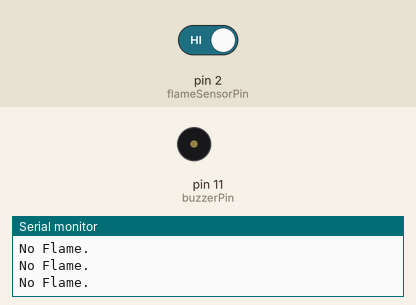
Recording of a sketch running on a simulated Arduino Uno, built with avr-gcc and run on an emulated ATmega328P. On the bench: buzzer (waves = sounding, pin HIGH), the last lines printed to the serial monitor. Inputs (shaded band) come from the test bench; at power-on: pin 2 (flameSensorPin) HIGH.

Above: at 2.8 s.
2.9 s: pin 2 (flameSensorPin) driven LOW
At 4.0 s:
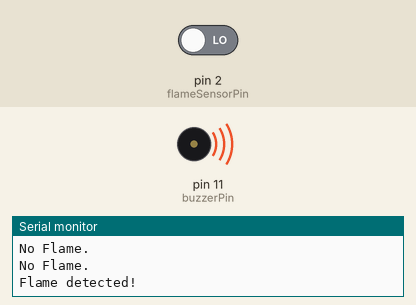
4.5 s: pin 2 (flameSensorPin) driven HIGH
At 5.6 s:
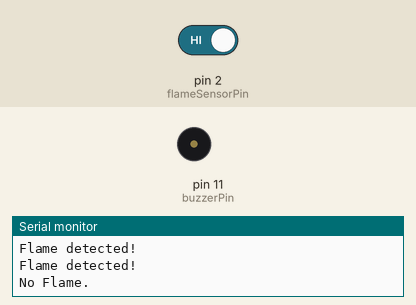
Timing chart, 0 to 7.5 s (numbered marks = the images above; inputs shaded):
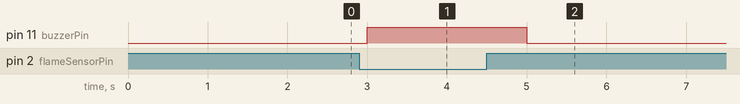

The sketch:

sketch_mar17a.ino
```cpp
// Flame Detection System with Buzzer Alert
// Created by Adittya Kumar Chowdhury

int flameSensorPin = 2; // Flame sensor's digital output connected to digital pin 2
int buzzerPin = 11;     // Buzzer connected to digital pin 11
int flameDetected = 0;

void setup() {
  pinMode(flameSensorPin, INPUT); // Set the flame sensor pin as input
  pinMode(buzzerPin, OUTPUT);     // Set the buzzer pin as output
  Serial.begin(9600);             // Start serial communication at 9600 bps
}

void loop() {
  flameDetected = digitalRead(flameSensorPin); // Read the flame sensor pin
  if (flameDetected == LOW) { // If the sensor's digital output is LOW, flame is detected
    Serial.println("Flame detected!");
    digitalWrite(buzzerPin, HIGH); // Activate the buzzer
  } else {
    Serial.println("No Flame.");
    digitalWrite(buzzerPin, LOW); // Deactivate the buzzer
  }
  delay(1000); // Wait for 1 second before the next loop
}
```

Measured:
- after the input at 2.9 s, pin 11 (buzzerPin): LOW → HIGH after 0.10 s
- after the input at 4.5 s, pin 11 (buzzerPin): HIGH → LOW after 0.50 s
